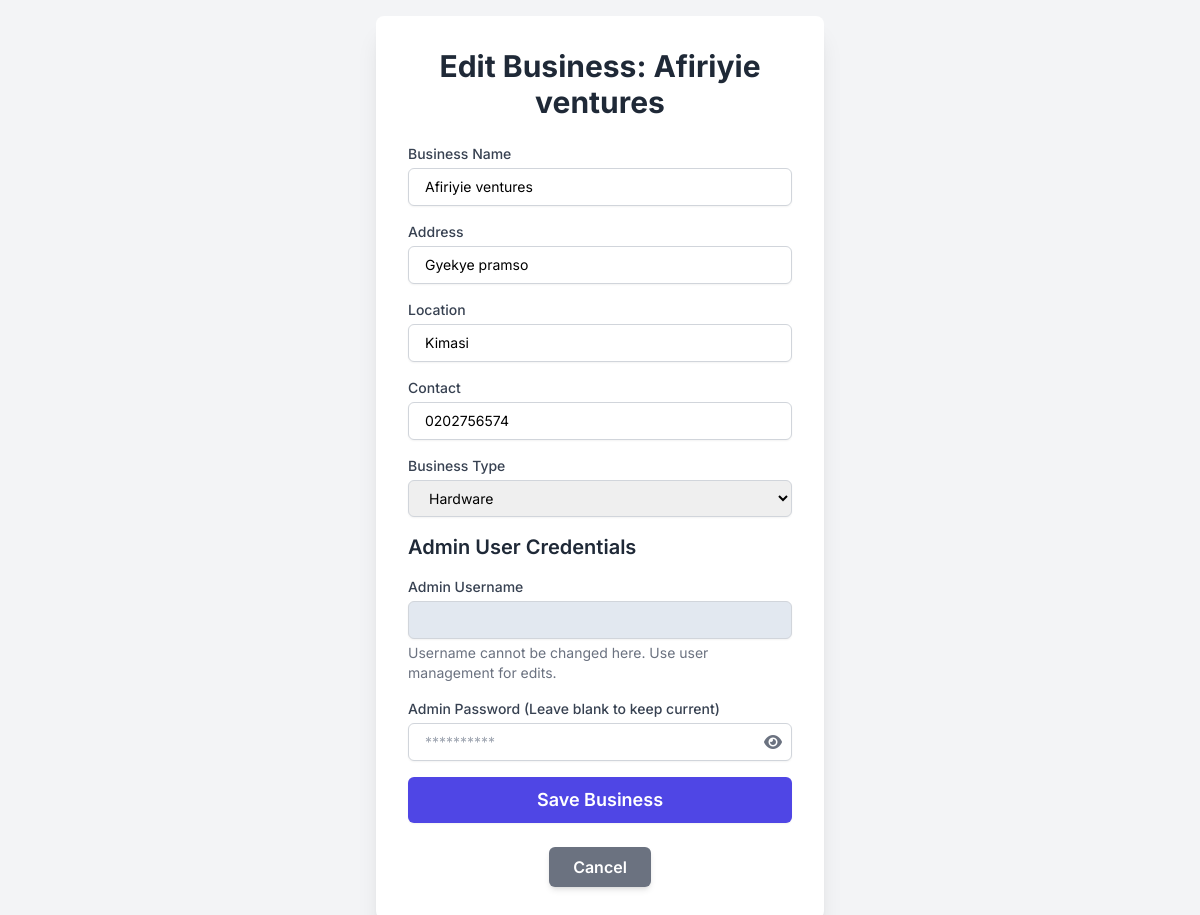
The page /super_admin/edit_business/862558a3-2c64-4d8c-90ea-532985593e47 (signed in) on the database its author committed.
### models.py (models this page shows, shortened)
class Business(db.Model):
    __tablename__ = 'businesses'
    id = db.Column(db.String(36), primary_key=True, default=lambda: str(uuid.uuid4()))
    name = db.Column(db.String(100), unique=True, nullable=False)
    type = db.Column(db.String(50), nullable=False)
    address = db.Column(db.String(200), nullable=True)
    location = db.Column(db.String(100), nullable=True)
    contact = db.Column(db.String(50), nullable=True)
    email = db.Column(db.String(120), nullable=True)
    is_active = db.Column(db.Boolean, default=True)
    last_synced_at = db.Column(db.DateTime, default=datetime.utcnow)
    remote_id = db.Column(db.String(36), nullable=True)
    users = db.relationship('User', back_populates='business', lazy=True)
    inventory_items = db.relationship('InventoryItem', back_populates='business', lazy=True)
    sales_records = db.relationship('SalesRecord', back_populates='business', lazy=True)
    rental_records = db.relationship('RentalRecord', back_populates='business', lazy=True)
    creditors = db.relationship('Creditor', back_populates='business', lazy=True)
    debtors = db.relationship('Debtor', back_populates='business', lazy=True)
    hirable_items = db.relationship('HirableItem', back_populates='business', lazy=True)
    future_orders = db.relationship('FutureOrder', back_populates='business', lazy=True)
    company_transactions = db.relationship('CompanyTransaction', back_populates='business', lazy=True)

### app.py (the view, shortened to what this page needs)
    @app.route('/super_admin/edit_business/<string:business_id>', methods=['GET', 'POST'])
    @login_required # Ensure user is logged in
    @roles_required('super_admin', 'admin') # Allow both super_admin and admin to access
    def edit_business(business_id):
        business_to_edit = Business.query.get_or_404(business_id)
        initial_admin_user = User.query.filter_by(business_id=business_id, role='admin').first()
        business_types = ['Pharmacy', 'Hardware', 'Supermarket', 'Provision Store', 'Other']
        business_data_for_form = {
            'id': business_to_edit.id, # Ensure ID is passed back for URL if needed
            'name': business_to_edit.name,
            'address': business_to_edit.address,
            'location': business_to_edit.location,
            'contact': business_to_edit.contact,
            'type': business_to_edit.type,
            'initial_admin_username': initial_admin_user.username if initial_admin_user else '',
            'initial_admin_password': ''
        }
        return render_template('add_edit_business.html', title=f'Edit Business: {business_to_edit.name}',
                            business=business_data_for_form,
                            business_types=business_types,
                            current_year=datetime.now().year,
                            user_role=current_user.role) # Pass current_user.role, not session.get('role')

### templates/add_edit_business.html (shortened to what this page needs)
<!DOCTYPE html>
<html lang="en">
<head>
    <script src="https://cdn.tailwindcss.com"></script>
    <link rel="stylesheet" href="https://cdnjs.cloudflare.com/ajax/libs/font-awesome/6.0.0-beta3/css/all.min.css">
</head>
<body class="flex items-center justify-center min-h-screen p-4 bg-gray-100">
    <div class="bg-white p-8 rounded-lg shadow-xl w-full max-w-md">
        <h2 class="text-3xl font-bold text-center text-gray-800 mb-6">{{ title }}</h2>
        <form action="" method="POST" class="space-y-4">
            <div>
                <label for="business_name" class="block text-sm font-medium text-gray-700">Business Name</label>
                <input
                    type="text"
                    id="business_name"
                    name="business_name"
                    value="{{ business.name if business else '' }}"
                    required
                    class="mt-1 block w-full px-4 py-2 border border-gray-300 rounded-md shadow-sm focus:ring-indigo-500 focus:border-indigo-500 sm:text-sm"
                >
            </div>
            <div>
                <label for="business_address" class="block text-sm font-medium text-gray-700">Address</label>
                <input
                    type="text"
                    id="business_address"
                    name="business_address"
                    value="{{ business.address if business else '' }}"
                    class="mt-1 block w-full px-4 py-2 border border-gray-300 rounded-md shadow-sm focus:ring-indigo-500 focus:border-indigo-500 sm:text-sm"
                >
            </div>
            <div>
                <label for="business_location" class="block text-sm font-medium text-gray-700">Location</label>
                <input
                    type="text"
                    id="business_location"
                    name="business_location"
                    value="{{ business.location if business else '' }}"
                    class="mt-1 block w-full px-4 py-2 border border-gray-300 rounded-md shadow-sm focus:ring-indigo-500 focus:border-indigo-500 sm:text-sm"
                >
            </div>
            <div>
                <label for="business_contact" class="block text-sm font-medium text-gray-700">Contact</label>
                <input
                    type="text"
                    id="business_contact"
                    name="business_contact"
                    value="{{ business.contact if business else '' }}"
                    class="mt-1 block w-full px-4 py-2 border border-gray-300 rounded-md shadow-sm focus:ring-indigo-500 focus:border-indigo-500 sm:text-sm"
                >
            </div>
            <div>
                <label for="business_type" class="block text-sm font-medium text-gray-700">Business Type</label>
                <select
                    id="business_type"
                    name="business_type"
                    required
                    class="mt-1 block w-full px-4 py-2 border border-gray-300 rounded-md shadow-sm focus:ring-indigo-500 focus:border-indigo-500 sm:text-sm"
                >
                    {% for type_option in business_types %}
                        <option value="{{ type_option }}" {% if business and business.type == type_option %}selected{% endif %}>{{ type_option }}</option>
                    {% endfor %}
                </select>
            </div>
            <h3 class="text-xl font-semibold mt-6 mb-4 text-gray-800">Admin User Credentials</h3>
            <div>
                <label for="admin_username" class="block text-sm font-medium text-gray-700">Admin Username</label>
                <input
                    type="text"
                    id="admin_username"
                    name="admin_username"
                    value="{{ business.initial_admin_username if business and business.initial_admin_username else '' }}"
                    class="mt-1 block w-full px-4 py-2 border border-gray-300 rounded-md shadow-sm sm:text-sm
                           {% if business %} input-readonly {% endif %}"
                    {% if business %}readonly{% else %}required{% endif %}
                >
                {% if business %}
                    <p class="mt-1 text-sm text-gray-500">Username cannot be changed here. Use user management for edits.</p>
                {% endif %}
            </div>
            <div>
                <label for="admin_password" class="block text-sm font-medium text-gray-700">
                    {% if business %}Admin Password (Leave blank to keep current){% else %}Admin Password{% endif %}
                </label>
                <div class="relative">
                    <input
                        type="password"
                        id="admin_password"
                        name="admin_password"
                        class="mt-1 block w-full px-4 py-2 border border-gray-300 rounded-md shadow-sm focus:ring-indigo-500 focus:border-indigo-500 sm:text-sm pr-10"
                        placeholder="{% if business %}**********{% else %}Enter password for new admin{% endif %}"
                    >
                    <span class="password-toggle" onclick="togglePasswordVisibility('admin_password', this)">
                        <i class="fas fa-eye"></i>
                    </span>
                </div>
            </div>
            <button
                type="submit"
                class="w-full flex justify-center py-2 px-4 border border-transparent rounded-md shadow-sm text-lg font-semibold text-white bg-indigo-600 hover:bg-indigo-700 focus:outline-none focus:ring-2 focus:ring-offset-2 focus:ring-indigo-500 transition duration-150 ease-in-out"
            >
                Save Business
            </button>
        </form>
        <div class="mt-6 text-center">
            <a href="{{ url_for('super_admin_dashboard') }}"
               class="inline-block bg-gray-500 hover:bg-gray-600 text-white font-semibold py-2 px-6 rounded-md shadow-md transition duration-150 ease-in-out"
            >
                Cancel
            </a>
        </div>
    </div>
</body>
</html>

### templates/add_edit_business.html (style rules this page uses)
body { font-family: 'Inter', sans-serif; background-color: #f0f2f5; }
.input-readonly { background-color: #e2e8f0; cursor: not-allowed; }
.password-toggle { position: absolute; right: 10px; top: 50%; transform: translateY(-50%); cursor: pointer; color: #6b7280; }

### rows shown on the page
Business: business_name "Afiriyie ventures", business_address "Gyekye pramso", business_location "Kimasi", business_contact "0202756574", business_type "Hardware"

### other values the page prints
{{ title }} "Edit Business: Afiriyie ventures"
